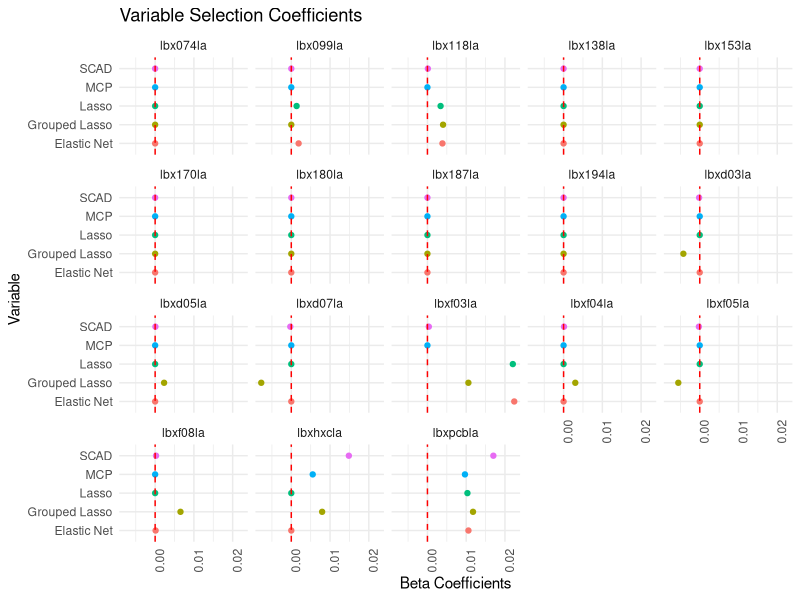
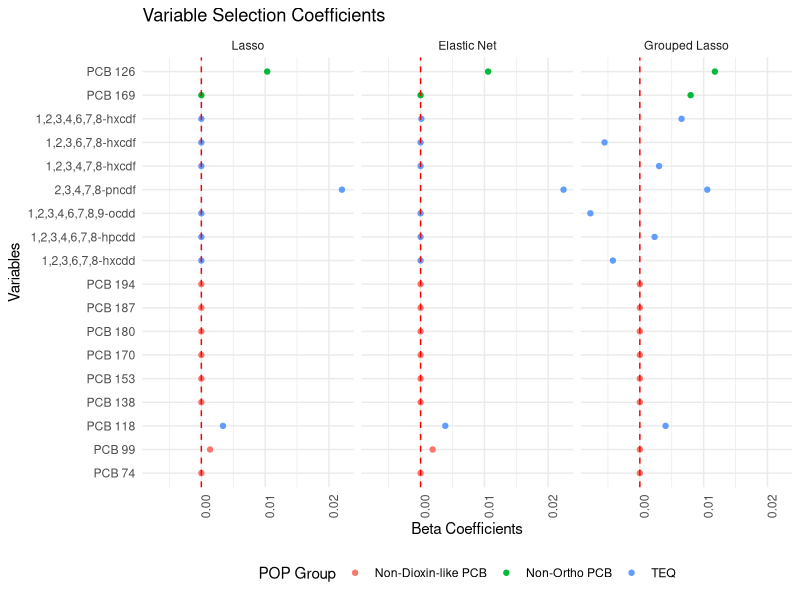
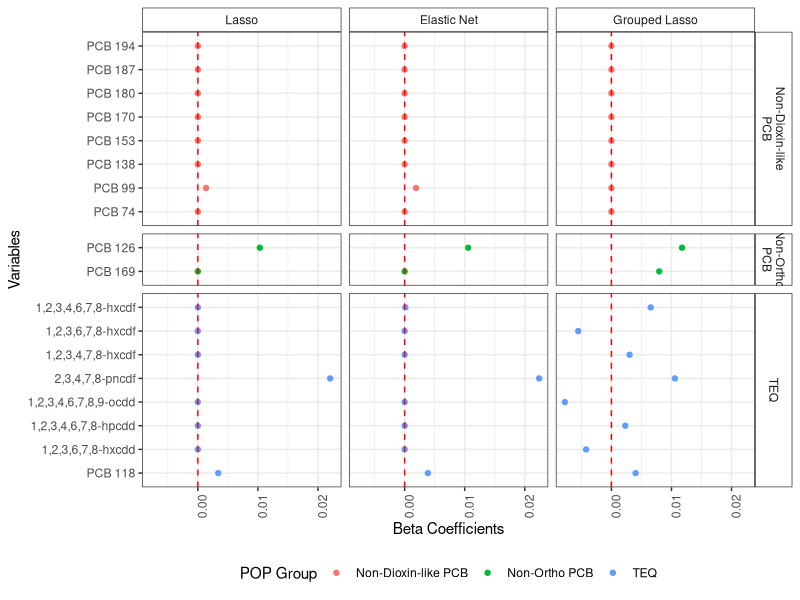

These figures' R source, in order:
## ---- chunk 1
#install.packages("tidyverse")
library(tidyverse)
## ---- chunk 2
#Need two periods to knit: "../"
#Need one period to run in console: "./"
#Or change file path to match your computer
grouped <- read_csv("../Variable Selection/grouped_betas.csv")
ind <- read_csv("../Variable Selection/ind_betas.csv")

plot_all <- rbind(grouped, ind) %>% filter(grepl("la$", variable)) 
## ---- chunk 3
plot_all %>%
  ggplot(aes(x = method, y = round(beta, 5))) + geom_point(aes(color = method)) +
  theme_minimal() + geom_hline(yintercept = 0, color = "red", linetype = "dashed") +
  theme(axis.text.x = element_text(angle = 90, hjust = 1), legend.position = "none") +
  facet_wrap( ~ variable) + coord_flip() + 
  labs(title = "Variable Selection Coefficients", 
       y = "Beta Coefficients",
       x = "Variable", 
       color = "Method")
## ---- chunk 4
plot_all <- plot_all %>%
  filter(method %in% c("Lasso", "Grouped Lasso", "Elastic Net")) %>%   
  mutate(group3 = case_when(variable == "lbx118la" ~ "TEQ",
                           grepl("lbxf|d", variable) == TRUE ~ "TEQ",
                           grepl("lbx1|0", variable) == TRUE ~ "Non-Dioxin-like PCB",
                           grepl("lbxh|p", variable) == TRUE ~ "Non-Ortho PCB")) %>% 
  mutate(variable = as.factor(variable),
         group3 = as.factor(group3),
         method = as.factor(method)) %>% 
  mutate(method = fct_relevel(method, c("Lasso", "Elastic Net", "Grouped Lasso"))) %>% 
  mutate(variable = fct_recode(variable, "PCB 74" = "lbx074la",
                                "PCB 99" = "lbx099la",
                                "PCB 118" = "lbx118la",
                                "PCB 138" = "lbx138la",
                                "PCB 153" = "lbx153la",
                                "PCB 170" = "lbx170la",
                                "PCB 180" = "lbx180la",
                                "PCB 187" = "lbx187la",
                                "PCB 194" = "lbx194la",
                                "1,2,3,6,7,8-hxcdd" = "lbxd03la",
                                "1,2,3,4,6,7,8-hpcdd" = "lbxd05la",
                               "1,2,3,4,6,7,8,9-ocdd" =  "lbxd07la",
                               "2,3,4,7,8-pncdf" =  "lbxf03la",
                               "1,2,3,4,7,8-hxcdf" =  "lbxf04la",
                               "1,2,3,6,7,8-hxcdf" =  "lbxf05la",
                               "1,2,3,4,6,7,8-hxcdf" =  "lbxf08la",
                               "PCB 169" =  "lbxhxcla",
                                "PCB 126" = "lbxpcbla"))
  
table(plot_all$variable, plot_all$group3)                       

plot_all %>% 
  mutate(variable = as.factor(variable),
         group = as.factor(group3),
         method = as.factor(method)) %>% 
  mutate(method = fct_relevel(method, c("Lasso", "Elastic Net", "Grouped Lasso"))) %>% 
  group_by(group) %>% 
  filter(method %in% c("Lasso", "Grouped Lasso", "Elastic Net")) %>% 
  ggplot(aes(x = variable, y = round(beta, 5))) + geom_point(aes(color = group)) +
  theme_minimal() + geom_hline(yintercept = 0, color = "red", linetype = "dashed") +
  theme(axis.text.x = element_text(angle = 90, hjust = 1), legend.position = "bottom") +
  facet_wrap( ~ method) + coord_flip() + 
  labs(title = "Variable Selection Coefficients", 
       y = "Beta Coefficients",
       x = "Variables", 
       color = "POP Group")
## ---- chunk 5
plot_all %>% 
  ggplot(aes(x = variable, y = beta)) + geom_point(aes(color = group3)) +
  geom_hline(yintercept = 0, color = "red", linetype = "dashed") + theme_bw() +
  facet_grid(group3 ~ method, scales="free_y", space = "free_y",
             labeller = labeller(group3 = label_wrap_gen(5))) + coord_flip() +
  theme(axis.text.x = element_text(angle = 90, hjust = 1), legend.position = "bottom",
        strip.background = element_rect(fill = "white")) +
  labs(y = "Beta Coefficients",
       x = "Variables", 
       color = "POP Group")
